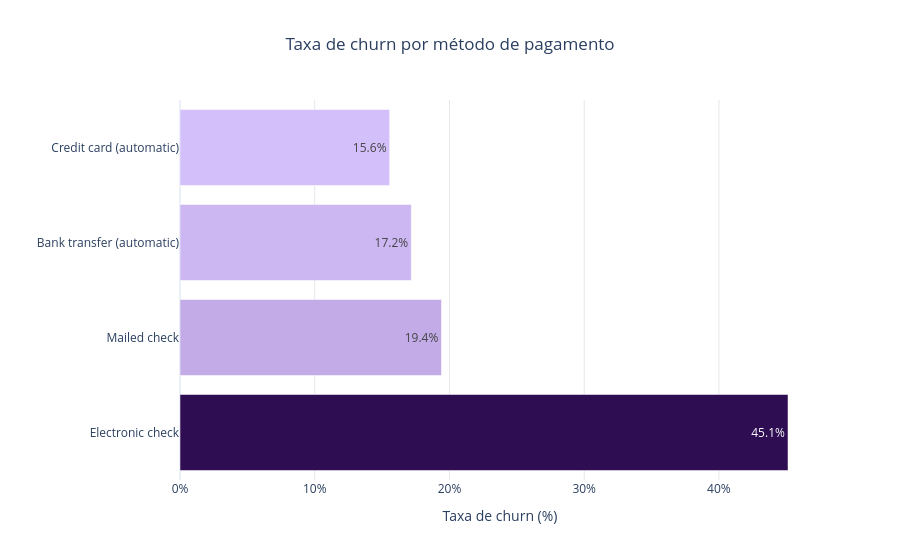

Write notebook code for a chart like this one.
### Markdown cell above
### Pergunta 6 — O método de pagamento e o tipo de internet estão associados ao churn?

### Code cell
def tabela_taxa_por_categoria(df, coluna, nome_categoria):
    tabela = (
        df.groupby(coluna, observed=True)
        .agg(Clientes=("id_cliente", "size"), Cancelamentos=("CancelamentoBooleano", "sum"))
        .reset_index()
        .rename(columns={coluna: nome_categoria})
    )
    tabela["TaxaChurnPct"] = tabela["Cancelamentos"] / tabela["Clientes"] * 100
    return tabela.sort_values("TaxaChurnPct", ascending=False)

gold_churn_pagamento = tabela_taxa_por_categoria(df_gold, "MetodoPagamento", "MetodoPagamento")
display(gold_churn_pagamento)

fig = px.bar(
    gold_churn_pagamento, x="TaxaChurnPct", y="MetodoPagamento", orientation="h",
    text=gold_churn_pagamento["TaxaChurnPct"].map(lambda x: f"{x:.1f}%"),
    custom_data=["Clientes", "Cancelamentos"], color="TaxaChurnPct", color_continuous_scale=[
    "#D3BFFA",
    "#B299D6",
    "#9569C0",
    "#72459C",
    "#2F0D52"
],
    title="Taxa de churn por método de pagamento",
    labels={"TaxaChurnPct": "Taxa de churn (%)", "MetodoPagamento": "Método de pagamento"},
    template="plotly_white"
)
fig.update_traces(hovertemplate="<b>%{y}</b><br>Taxa de churn: %{x:.1f}%<br>Clientes: %{customdata[0]:,}<br>Cancelamentos: %{customdata[1]:,}<extra></extra>")
fig.update_layout(title_x=0.5, coloraxis_showscale=False, xaxis=dict(ticksuffix="%", gridcolor="#E5E7EB"), yaxis_title="")
fig.show()

### Figure 1 — Plotly figure (JSON) as saved in the notebook; plotly's stock layout.template omitted (floating-point values rounded to 4 significant figures)
{"data": [{"customdata": [[1888, 852], [1283, 249], [1229, 211], [1234, 192]], "hovertemplate": "<b>%{y}</b><br>Taxa de churn: %{x:.1f}%<br>Clientes: %{customdata[0]:,}<br>Cancelamentos: %{customdata[1]:,}<extra></extra>", "legendgroup": "", "marker": {"color": [45.13, 19.41, 17.17, 15.56], "coloraxis": "coloraxis", "pattern": {"shape": ""}}, "name": "", "orientation": "h", "showlegend": false, "text": ["45.1%", "19.4%", "17.2%", "15.6%"], "textposition": "auto", "type": "bar", "x": [45.13, 19.41, 17.17, 15.56], "xaxis": "x", "y": ["Electronic check", "Mailed check", "Bank transfer (automatic)", "Credit card (automatic)"], "yaxis": "y"}], "layout": {"barmode": "relative", "coloraxis": {"autocolorscale": false, "colorbar": {"title": {"text": "Taxa de churn (%)"}}, "colorscale": [[0, "#D3BFFA"], [0.25, "#B299D6"], [0.5, "#9569C0"], [0.75, "#72459C"], [1, "#2F0D52"]], "showscale": false}, "legend": {"tracegroupgap": 0}, "title": {"text": "Taxa de churn por método de pagamento", "x": 0.5}, "xaxis": {"anchor": "y", "domain": [0, 1], "gridcolor": "#E5E7EB", "ticksuffix": "%", "title": {"text": "Taxa de churn (%)"}}, "yaxis": {"anchor": "x", "domain": [0, 1], "title": {"text": ""}}}}
